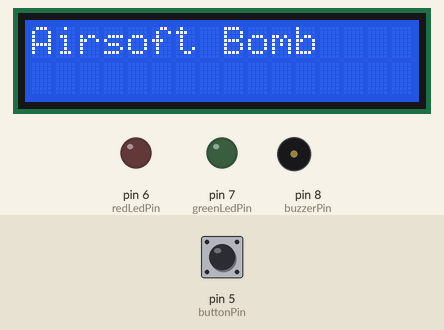
Recording of a sketch running on a simulated Arduino Uno, built with avr-gcc and run on an emulated ATmega328P. Parts: 16×2 character LCD, output pins drawn as LEDs (lit = HIGH), buzzer (waves = sounding). The test bench sets the inputs (shaded band); at power-on: pin 5 (buttonPin) HIGH.

Above: at 1.2 s.
1.3 s: pin 5 (buttonPin) pulled LOW for 0.15 s
At 1.7 s:
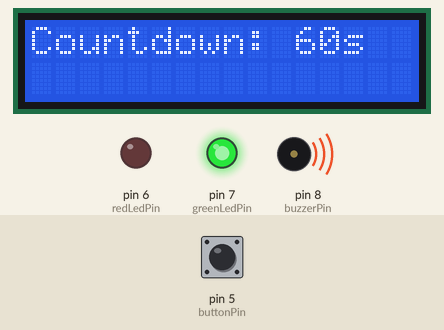
At 12.0 s:
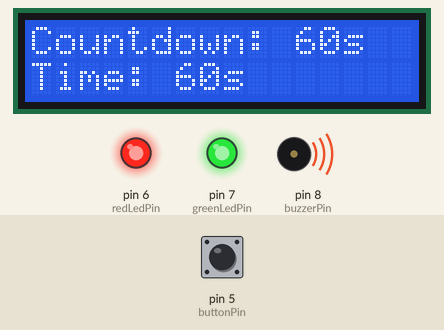
Timing chart, 0 to 13.8 s (numbered marks = the images above; inputs shaded):
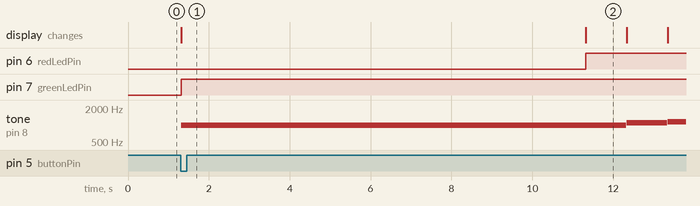

The sketch:

bomb.ino
```cpp
const int buttonPin = 5;
const int buzzerPin = 8;
const int redLedPin = 6;
const int greenLedPin = 7;

// Global variables
bool buttonPressed = false;
bool countdownStarted = false;
unsigned long buttonPressTime;
unsigned long countdownStartTime;

#include <Wire.h>
#include <LiquidCrystal_I2C.h>

LiquidCrystal_I2C lcd(0x27, 16, 2);

const byte interruptPin = 4;
volatile bool interruptTriggered = false;
unsigned long interruptTime = 0;

void setup() {
  // Initialize pins
  pinMode(buttonPin, INPUT_PULLUP);
  pinMode(buzzerPin, OUTPUT);
  pinMode(redLedPin, OUTPUT);
  pinMode(greenLedPin, OUTPUT);
  pinMode(interruptPin, INPUT_PULLUP);

  // Attach interrupt to interruptPin
  attachInterrupt(digitalPinToInterrupt(interruptPin), interruptHandler, FALLING);

  // Initialize LCD display
  lcd.begin(16, 2);
  lcd.print("Airsoft Bomb");
  lcd.backlight();
}

void loop() {
  bool buttonPressed = digitalRead(buttonPin) == LOW;
  static bool countdownStarted = false;
  static unsigned long countdownStartTime = 0;

  // Check if button is pressed and not counting down
  if (buttonPressed && !countdownStarted) {
    lcd.clear();
    lcd.print("Countdown: 60s");
    digitalWrite(greenLedPin, HIGH); // Activate green LED
    tone(buzzerPin, 1000);
    delay(10000); // Wait for button to be held for 10 sec
    noTone(buzzerPin);
    digitalWrite(redLedPin, HIGH); // Activate red LED
    countdownStarted = true;
    countdownStartTime = millis();
  }

  // Check if counting down
  if (countdownStarted) {
    unsigned long elapsedTime = millis() - countdownStartTime;
    unsigned long remainingTime = 60000 - elapsedTime;
    if (remainingTime > 0) {
      int seconds = remainingTime / 1000;
      lcd.setCursor(0, 1);
      lcd.print("Time: ");
      lcd.print(seconds);
      lcd.print("s ");
      int buzzerFrequency = 1000 + (60 - seconds) * 50; // Calculate buzzer frequency
      tone(buzzerPin, buzzerFrequency); // Activate buzzer with calculated frequency
      delay(1000);
      noTone(buzzerPin);
    } else {
      lcd.clear();
      lcd.print("Boom!");
      digitalWrite(redLedPin, LOW); // Deactivate red LED
      digitalWrite(greenLedPin, LOW); // Deactivate green LED
      tone(buzzerPin, 2000);
      delay(2000);
      noTone(buzzerPin);
      countdownStarted = false;
    }
  }

  // Check if interrupt was triggered
  if (interruptTriggered) {
    // Wait for interrupt to end
    while (digitalRead(interruptPin) == LOW) {
      delay(10);
    }

    // Check if interrupt lasted for more than 10 sec
    if (millis() - interruptTime > 1000) {
      countdownStarted = false;
      noTone(buzzerPin);
      lcd.clear();
      lcd.print("Aborted");
      digitalWrite(redLedPin, LOW); // Deactivate red LED
      digitalWrite(greenLedPin, LOW); // Deactivate green LED
    }
    interruptTriggered = false;
  }
}

void interruptHandler() {
  interruptTime = millis();
  interruptTriggered = true;
}
```

Measured:
- after the input at 1.3 s, pin 6 (redLedPin): LOW → HIGH after 10.0 s; pin 7 (greenLedPin): LOW → HIGH at once; tone on pin 8 (buzzerPin): plays 1000 Hz for 10.0 s, 1000 Hz for 1.0 s, 1100 Hz for 1.0 s, 1150 Hz for 0.45 s, starting at once; the display: changes at once (image 1)
